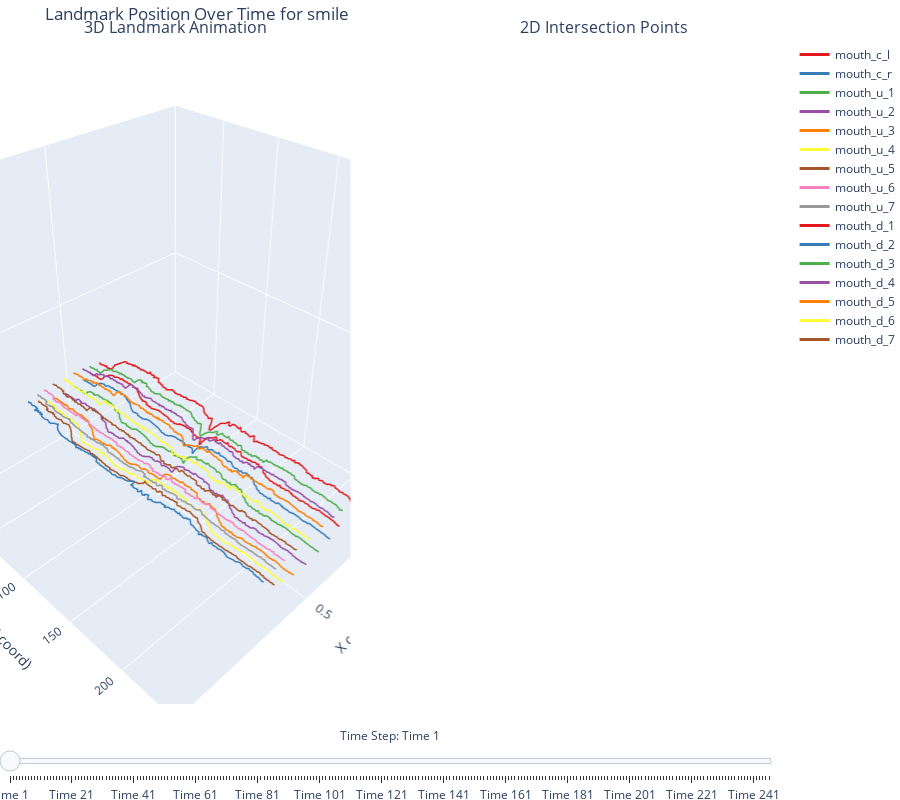

Notebook code cell kept with this figure:
### Code cell
for emotion, coords_2d in emotions_landmarks_pos.items():
    if emotion != EMOTION:
        continue

    # Create a color scale
    color_scale = px.colors.qualitative.Set1  # Use a qualitative color scale (e.g., Set1, Set2, etc.)
    # Dynamic color dictionary generation
    area_colors = {area: color_scale[i % len(color_scale)] for i, area in enumerate(LANDMARKS_FOR_COORDS.keys())}

    # Initialize figure with 3D and 2D subplots
    fig = make_subplots(
        rows=1, cols=2,
        specs=[[{'type': 'scatter3d'}, {'type': 'scatter'}]],
        subplot_titles=("3D Landmark Animation", "2D Intersection Points")
    )

    # Add 3D scatter traces for each area
    z_values = np.arange(1, len(emotions_landmarks_pos[EMOTION]) + 1)
    for area in LANDMARKS_FOR_COORDS.keys():
        area_coords_2d = [pos[area][0] for pos in emotions_landmarks_pos[EMOTION]]
        x_coords = [c[0] for c in area_coords_2d]
        y_coords = [1 - c[1] for c in area_coords_2d]

        fig.add_trace(
            go.Scatter3d(
                x=x_coords,
                y=z_values,
                z=y_coords,
                mode='lines',
                name=area,
                line=dict(color=area_colors[area], width=3)  # Use the dynamic color from the dictionary
            ),
            row=1, col=1
        )

    # Prepare frames for the moving plane and 2D plot
    frames = []
    for t in range(1, len(emotions_landmarks_pos[EMOTION]) + 1):
        # Define the moving plane
        plane_z = np.array([[0, 1], [0, 1]])  # Define a simple 2x2 grid
        plane_x = np.array([[0, 0], [1, 1]])  # Same size for the plane
        plane_y = np.full_like(plane_x, t, dtype=float)  # Plane moves with time

        plane = go.Surface(
            z=plane_z,
            x=plane_x,
            y=plane_y,
            surfacecolor=np.full_like(plane_x, 0.5),  # Any constant value; color is controlled by colorscale
            colorscale=[[0, "grey"], [1, "grey"]],    # Solid grey
            opacity=0.8,
            showscale=False,                          # Hides the color scale bar
            name="Time Plane"
        )

        # Calculate intersection points for 2D plot
        intersection_points = []
        intersection_colors = []
        for area in LANDMARKS_FOR_COORDS.keys():
            area_coords_2d = [pos[area][0] for pos in emotions_landmarks_pos[EMOTION]]
            x_coords = [c[0] for c in area_coords_2d]
            y_coords = [1 - c[1] for c in area_coords_2d]

            # Filter points close to the current time step
            intersect_x = [x for x, z in zip(x_coords, z_values) if z == t]
            intersect_y = [y for y, z in zip(y_coords, z_values) if z == t]

            intersection_points.extend(list(zip(intersect_x, intersect_y)))
            intersection_colors.extend([area_colors[area]] * len(intersect_x))  # Assign the same color to all points of the area

        # Add intersection points to 2D plot
        intersect_trace = go.Scatter(
            x=[p[0] for p in intersection_points],
            y=[p[1] for p in intersection_points],
            mode='markers',
            marker=dict(
                size=10,
                color=intersection_colors,  # Assign the colors dynamically
                opacity=1
            )
        )

        # Add frame for this time step
        frames.append(go.Frame(
            data=[plane, intersect_trace],
            name=str(t)
        ))

    # Add the frames to the figure
    fig.frames = frames

    # Update layout with a slider to control the frames
    fig.update_layout(
        height=800,
        scene=dict(
            xaxis_title='X coord',
            yaxis_title='Time (Z coord)',
            zaxis_title='Y coord',
            xaxis=dict(range=[0, 1]),
            yaxis=dict(range=[1, len(emotions_landmarks_pos[EMOTION])]),
            zaxis=dict(range=[0, 1]),
        ),
        sliders=[{
            "steps": [{
                "args": [
                    [str(t)],
                    {
                        "frame": {"duration": 300, "redraw": True},
                        "mode": "immediate",
                        "transition": {"duration": 300}
                    }
                ],
                "label": f"Time {t}",
                "method": "animate"
            } for t in range(1, len(emotions_landmarks_pos[EMOTION]) + 1)],
            "currentvalue": {"prefix": "Time Step: ", "visible": True, "xanchor": "center"},
        }],
        title=f"Landmark Position Over Time for {EMOTION}",
        margin=dict(l=0, r=0, b=0, t=40),
        xaxis=dict(range=[0, 1], title="X coord"),  # Fixed X axis range for 2D plot
        yaxis=dict(range=[0, 1], title="Y coord")   # Fixed Y axis range for 2D plot
    )

    fig.show()
